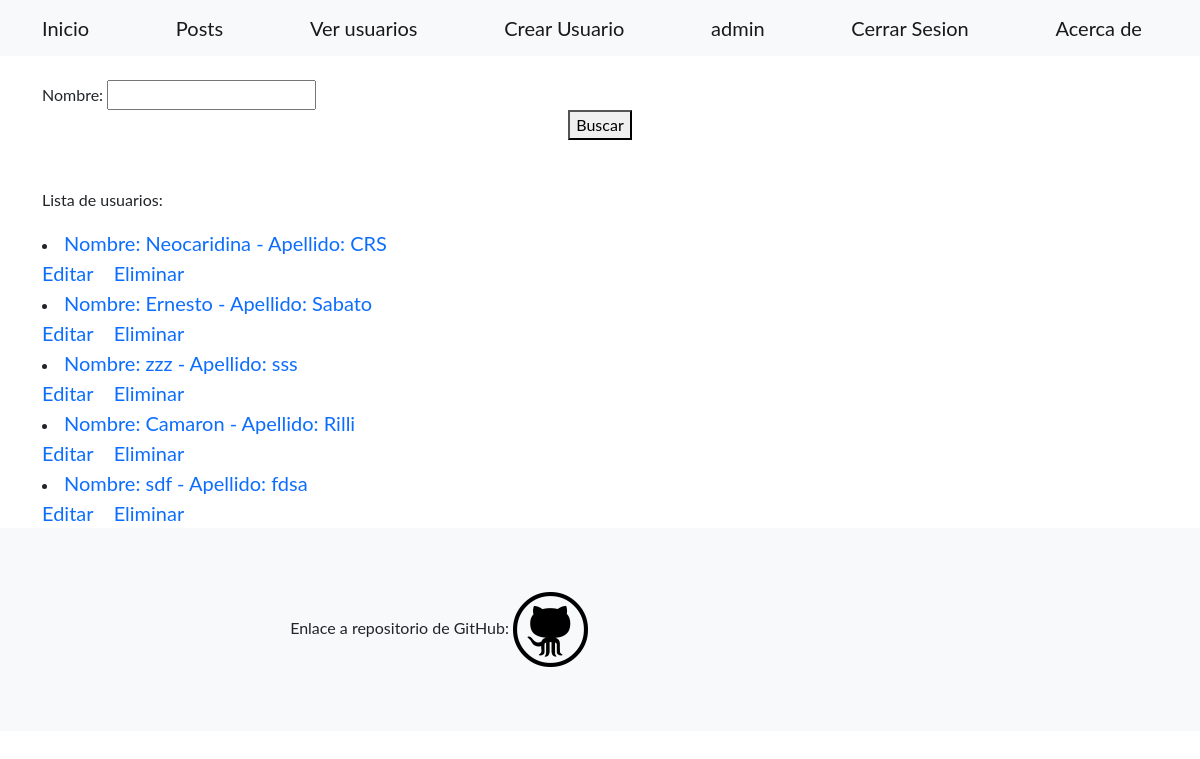
Page /usuarios/ (signed in) on the committed database.
### home/models.py (models this page shows)
class Usuario(models.Model):
    nombre = models.CharField(max_length=30)
    apellido = models.CharField(max_length=30)
    edad = models.IntegerField()
    fecha_nacimiento = models.DateField()
    descripcion = RichTextField(null=True)
    imagen = models.ImageField(upload_to='imagen',null=True, blank=True)
    def __str__(self):
        return f'Nombre: {self.nombre} - Apellido: {self.apellido}'

### home/views.py (the view)
# urls.py: path('usuarios/', views.VerUsuarios.as_view(), name="ver_usuarios"),
class VerUsuarios(LoginRequiredMixin,ListView):
    model = Usuario
    template_name = 'home/ver_usuarios.html'
    def get_queryset(self):
        nombre = self.request.GET.get('nombre', '')
        if nombre:
            object_list = self.model.objects.filter(nombre__icontains=nombre)
        else:
            object_list = self.model.objects.all()
        return object_list
    def get_context_data(self, **kwargs):
        context = super().get_context_data(**kwargs)
        context["formulario"] = BusquedaUsuario()
        return context

### home/forms.py
class BusquedaUsuario(forms.Form):
    nombre = forms.CharField(max_length=30, required=False)

### home/templates/home/ver_usuarios.html (shortened to what this page needs)
{% extends 'home/base.html'%}
{% block cuerpo %}
<form action={% url 'ver_usuarios' %} method="GET">
    <br>
    {{formulario}}
    <center><button>Buscar</button></center>
</form>
<br><br>
<p>Lista de usuarios:</p>
{% if object_list %}
    {% for usuario in object_list%}
    <li><a class="navbar-brand" href={% url 'info_usuario' usuario.id %}>{{usuario}}</a></li>
    </li><a class="navbar-brand" href={% url 'editar_usuario' usuario.id %}>Editar</a></li>
    </li><a class="navbar-brand" href={% url 'eliminar_usuario' usuario.id %}>Eliminar</a></li>
    {% endfor %}
{%else%}
No se encontraron resultados de la busqueda!
{% endif %}
{% endblock cuerpo %}

### home/templates/home/base.html (shortened to what this page needs)
<!DOCTYPE html>
<html lang="en">
    <head>
        {% load static %}
        <link href={% static 'css/styles.css' %} rel="stylesheet" />
    </head>
    <body>
        <nav class="navbar navbar-light bg-light static-top">
            <div class="container">
                <a class="navbar-brand" href={% url "index" %}>Inicio</a>
                <a class="navbar-brand" href={% url "posts" %}>Posts</a>
                <a class="navbar-brand" href={% url "ver_usuarios" %}>Ver usuarios</a>
                <a class="navbar-brand" href={% url "crear_usuario" %}>Crear Usuario</a>
                {% if request.user.is_authenticated %}
                <a class="navbar-brand" href={% url "perfil" %}>{{request.user.username}}</a>
                <a class="navbar-brand" href={% url "cerrar_sesion" %}>Cerrar Sesion</a>
                {% else %}
                <a class="navbar-brand" href={% url "iniciar_sesion" %}>Iniciar Sesion</a>
                <a class="navbar-brand" href={% url "registrar" %}>Registrarse</a>
                {% endif %}
                <a class="navbar-brand" href={% url "acerca_de" %}>Acerca de</a>
            </div>
        </nav>
        <div class="container">
        {% block cuerpo %}
        {% endblock cuerpo %}
        </div>
            <footer class="footer bg-light">
                <div class="container">
                    <div class="row">
                        <div class="col-lg-6 h-100 text-center text-lg-end my-auto">
                            <ul class="list-inline mb-0">
                                <li>
                                    Enlace a repositorio de GitHub: <a href="https://github.com/weghonos/Entrega1-Quipildor.git">
                                        <img src={% static '/assets/img/githublogo.png' %} width="75" height="75">
                                    </a>
                                </li>
                            </ul>
                        </div>
                    </div>
                </div>
            </footer>
    </body>
</html>

### rows in the picture
Usuario: nombre+apellido "Nombre: Neocaridina - Apellido: CRS"
Usuario: nombre+apellido "Nombre: Ernesto - Apellido: Sabato"
Usuario: nombre+apellido "Nombre: zzz - Apellido: sss"
Usuario: nombre+apellido "Nombre: Camaron - Apellido: Rilli"
Usuario: nombre+apellido "Nombre: sdf - Apellido: fdsa"

### other values in the picture
{{ request.user.username }} "admin"
